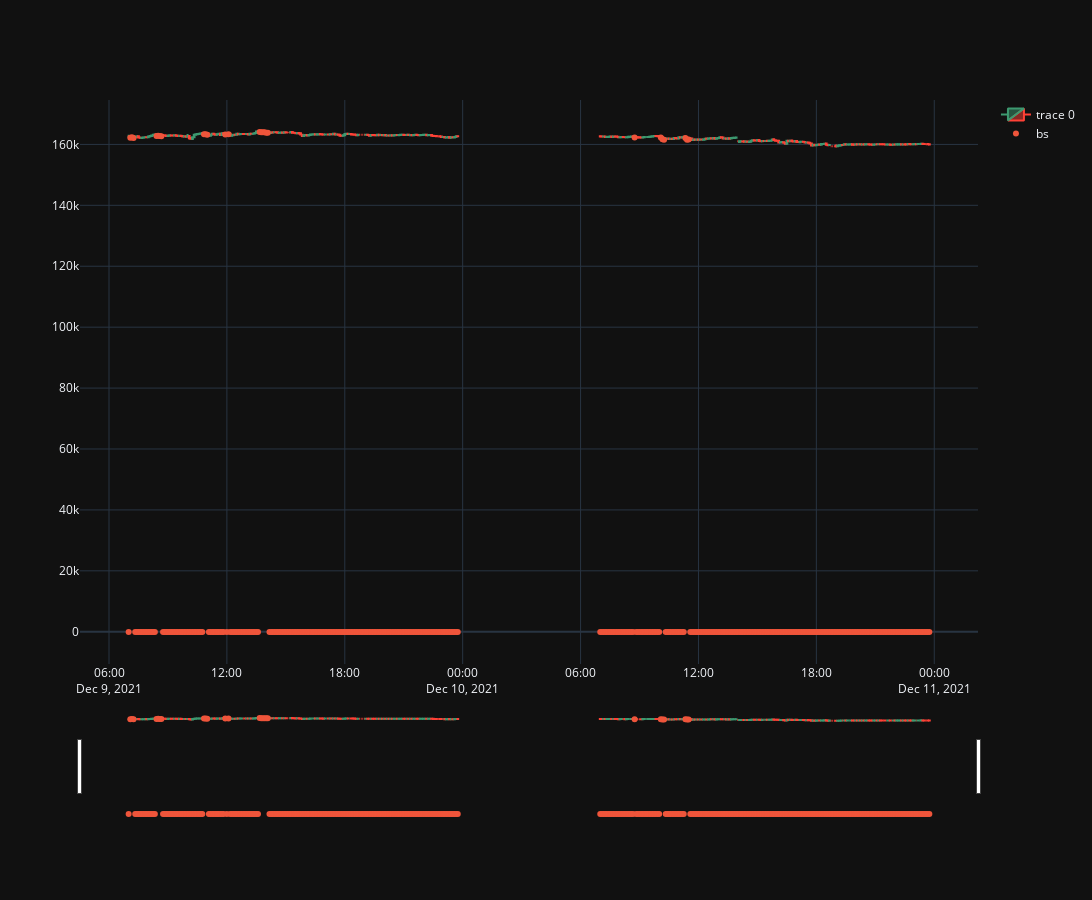

This figure's notebook cell:
### Code cell
import plotly.io as pio
pio.templates.default = "plotly_dark"

fig = go.Figure(data=[go.Candlestick(x=dfsk.index,
                open=dfsk['open'], high=dfsk['high'],
                low=dfsk['low'], close=dfsk['close'])
                     ])
# fig.add_trace(go.Scatter(x=dfs.index, 
#                    y=dfsk['rolling_max_day'],
#                    mode='lines',
#                    name='rolling_max', 
#                    fillcolor="#ffe476"))
# fig.add_trace(go.Scatter(x=dfs.index, 
#                    y=dfsk['rolling_min_day'],
#                    mode='lines',
#                    name='rolling_min',
#                    fillcolor="#00ff00"))

# fig.add_trace(go.Scatter(x=dfs.index, 
#                    y=dfsk['rolling_max_2day'],
#                    mode='lines',
#                    name='rolling_2max', 
#                    fillcolor="#ffe476"))
# fig.add_trace(go.Scatter(x=dfs.index, 
#                    y=dfsk['rolling_min_2day'],
#                    mode='lines',
#                    name='rolling_2min',
#                    fillcolor="#00ff00"))

fig.add_trace(go.Scatter(x=dfsk.index, 
                   y=dfsk['low'] * dfsk['test'] - 100,
                   mode='markers',
                   name='bs'))
fig.update_layout(xaxis_rangeslider_visible=True,
    width=1500,
    height=900,)
fig.show()

### Figure 1 — Plotly figure (JSON) as saved in the notebook; plotly's stock layout.template omitted (floating-point values rounded to 4 significant figures; data arrays with more than 128 entries replaced by an {"elided": "..."} marker saying what was removed)
{"data": [{"close": {"elided": "404 int values"}, "high": {"elided": "404 int values"}, "low": {"elided": "404 int values"}, "open": {"elided": "404 int values"}, "type": "candlestick", "x": {"elided": "404 str values"}}, {"mode": "markers", "name": "bs", "type": "scatter", "x": {"elided": "404 str values"}, "y": {"elided": "404 int values"}}], "layout": {"height": 900, "width": 1500, "xaxis": {"rangeslider": {"visible": true}}}}
